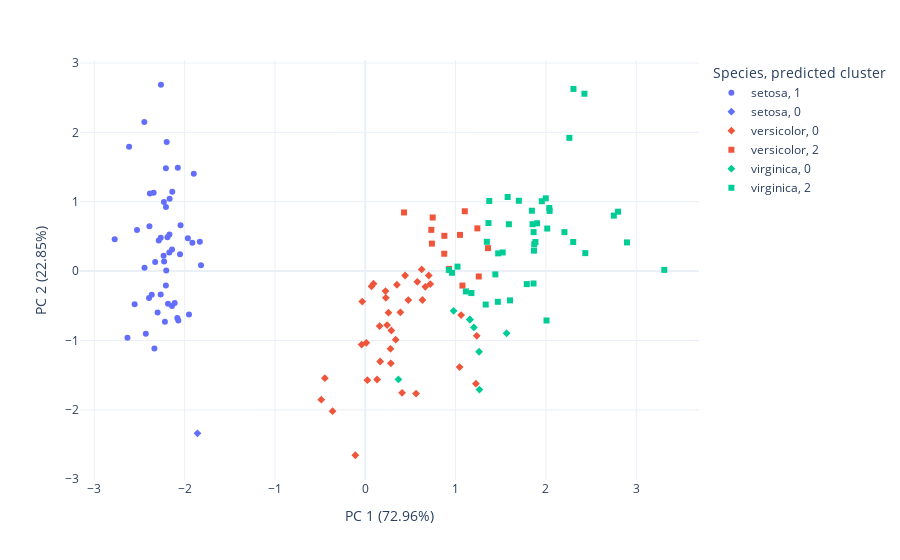

Here is the notebook cell this chart was saved with:
### Code cell
#Plotly plot (color by original labels)
fig = px.scatter(x=Z[:,0], y=Z[:,1], color=labels_vec, symbol = model.labels_,
                labels={
                     "x": "PC 1 (%.2f%%)" % (pca.explained_variance_ratio_[0]*100),
                     "y": "PC 2 (%.2f%%)" % (pca.explained_variance_ratio_[1]*100),
                     "color": "Species",
                    "symbol": "predicted cluster"
                 },
                template = 'plotly_white')
fig.show()

### Figure 1 — Plotly figure (JSON) as saved in the notebook; plotly's stock layout.template omitted (floating-point values rounded to 4 significant figures)
{"data": [{"hovertemplate": "Species=setosa<br>predicted cluster=1<br>PC 1 (72.96%)=%{x}<br>PC 2 (22.85%)=%{y}<extra></extra>", "legendgroup": "setosa, 1", "marker": {"color": "#636efa", "symbol": "circle"}, "mode": "markers", "name": "setosa, 1", "orientation": "v", "showlegend": true, "type": "scatter", "x": [-2.265, -2.081, -2.364, -2.299, -2.39, -2.076, -2.444, -2.233, -2.335, -2.184, -2.166, -2.326, -2.218, -2.633, -2.199, -2.262, -2.208, -2.19, -1.899, -2.343, -1.914, -2.207, -2.774, -1.819, -2.227, -1.952, -2.051, -2.169, -2.14, -2.265, -2.14, -1.832, -2.615, -2.446, -2.11, -2.208, -2.045, -2.527, -2.43, -2.17, -2.286, -2.554, -1.964, -2.137, -2.07, -2.385, -2.394, -2.229, -2.204], "xaxis": "x", "y": [0.48, -0.6741, -0.3419, -0.5974, 0.6468, 1.489, 0.04764, 0.2231, -1.115, -0.469, 1.044, 0.1331, -0.7287, -0.9615, 1.86, 2.686, 1.484, 0.4888, 1.405, 1.128, 0.4089, 0.9241, 0.4583, 0.08556, 0.1373, -0.6256, 0.2422, 0.5271, 0.3132, -0.3377, -0.5045, 0.4237, 1.794, 2.151, -0.4602, -0.2061, 0.6616, 0.5923, -0.9042, 0.2689, 0.4417, -0.4791, 0.4723, 1.142, -0.7111, 1.12, -0.3862, 0.998, 0.009216], "yaxis": "y"}, {"hovertemplate": "Species=setosa<br>predicted cluster=0<br>PC 1 (72.96%)=%{x}<br>PC 2 (22.85%)=%{y}<extra></extra>", "legendgroup": "setosa, 0", "marker": {"color": "#636efa", "symbol": "diamond"}, "mode": "markers", "name": "setosa, 0", "orientation": "v", "showlegend": true, "type": "scatter", "x": [-1.858], "xaxis": "x", "y": [-2.337], "yaxis": "y"}, {"hovertemplate": "Species=versicolor<br>predicted cluster=0<br>PC 1 (72.96%)=%{x}<br>PC 2 (22.85%)=%{y}<extra></extra>", "legendgroup": "versicolor, 0", "marker": {"color": "#EF553B", "symbol": "diamond"}, "mode": "markers", "name": "versicolor, 0", "orientation": "v", "showlegend": true, "type": "scatter", "x": [0.4075, 0.3887, -0.4873, 0.01143, -0.1102, 0.4407, 0.5621, 0.7196, -0.03335, 0.3503, 0.1588, 1.225, 0.1649, 0.4763, 1.234, 0.6329, 0.7027, 0.6648, -0.04026, 0.1308, 0.02345, 0.2415, 1.061, 0.224, 1.045, 0.06959, 0.2835, 0.2791, 0.6246, 0.3365, -0.3622, 0.2886, 0.09136, 0.2277, 0.5764, -0.4477, 0.2567], "xaxis": "x", "y": [-1.754, -0.5933, -1.852, -1.034, -2.654, -0.0633, -1.765, -0.1862, -0.439, -0.1963, -0.7921, -1.622, -1.303, -0.4173, -0.9333, -0.4164, -0.06341, -0.2259, -1.059, -1.562, -1.572, -0.7773, -0.6338, -0.2878, -1.383, -0.2195, -1.329, -1.12, 0.02492, -0.9884, -2.019, -0.8557, -0.1812, -0.3849, -0.1549, -1.544, -0.5989], "yaxis": "y"}, {"hovertemplate": "Species=versicolor<br>predicted cluster=2<br>PC 1 (72.96%)=%{x}<br>PC 2 (22.85%)=%{y}<extra></extra>", "legendgroup": "versicolor, 2", "marker": {"color": "#EF553B", "symbol": "square"}, "mode": "markers", "name": "versicolor, 2", "orientation": "v", "showlegend": true, "type": "scatter", "x": [1.102, 0.7313, 1.241, 1.075, 0.7465, 0.9279, 0.8754, 0.7377, 0.8743, 1.257, 1.358, 0.4291, 1.049], "xaxis": "x", "y": [0.863, 0.5946, 0.6163, -0.2084, 0.773, 0.03223, 0.5091, 0.3966, 0.2508, -0.07726, 0.3313, 0.8456, 0.5221], "yaxis": "y"}, {"hovertemplate": "Species=virginica<br>predicted cluster=0<br>PC 1 (72.96%)=%{x}<br>PC 2 (22.85%)=%{y}<extra></extra>", "legendgroup": "virginica, 0", "marker": {"color": "#00cc96", "symbol": "diamond"}, "mode": "markers", "name": "virginica, 0", "orientation": "v", "showlegend": true, "type": "scatter", "x": [1.158, 0.367, 1.26, 1.264, 0.978, 1.202, 1.158, 1.565], "xaxis": "x", "y": [-0.6989, -1.562, -1.162, -1.707, -0.5718, -0.8113, -0.6989, -0.8967], "yaxis": "y"}, {"hovertemplate": "Species=virginica<br>predicted cluster=2<br>PC 1 (72.96%)=%{x}<br>PC 2 (22.85%)=%{y}<extra></extra>", "legendgroup": "virginica, 2", "marker": {"color": "#00cc96", "symbol": "square"}, "mode": "markers", "name": "virginica, 2", "orientation": "v", "showlegend": true, "type": "scatter", "x": [1.845, 2.205, 1.44, 1.868, 2.752, 2.302, 2.007, 2.26, 1.364, 1.603, 1.884, 1.468, 1.59, 1.471, 2.426, 3.311, 2.038, 2.898, 1.333, 1.701, 1.954, 1.175, 1.021, 1.788, 1.864, 2.436, 2.305, 1.863, 1.114, 2.799, 1.576, 1.346, 0.9248, 1.852, 2.015, 1.902, 2.041, 1.998, 1.871, 1.521, 1.373, 0.9607], "xaxis": "x", "y": [0.8704, 0.562, -0.04699, 0.295, 0.8004, 0.4201, -0.7114, 1.921, 0.6928, -0.4217, 0.4192, -0.4423, 0.6762, 0.2556, 2.557, 0.01778, 0.9105, 0.4136, -0.4818, 1.014, 1.008, -0.3164, 0.06435, -0.1874, 0.5623, 0.2593, 2.626, -0.1785, -0.2929, 0.8568, 1.069, 0.4224, 0.01722, 0.6761, 0.6139, 0.6896, 0.8675, 1.049, 0.387, 0.2691, 1.011, -0.02433], "yaxis": "y"}], "layout": {"legend": {"title": {"text": "Species, predicted cluster"}, "tracegroupgap": 0}, "margin": {"t": 60}, "xaxis": {"anchor": "y", "domain": [0, 1], "title": {"text": "PC 1 (72.96%)"}}, "yaxis": {"anchor": "x", "domain": [0, 1], "title": {"text": "PC 2 (22.85%)"}}}}
